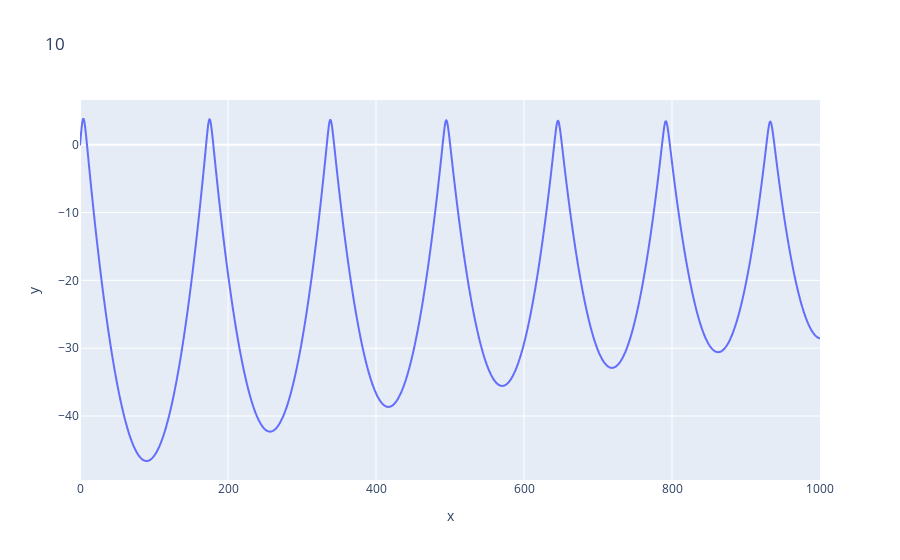
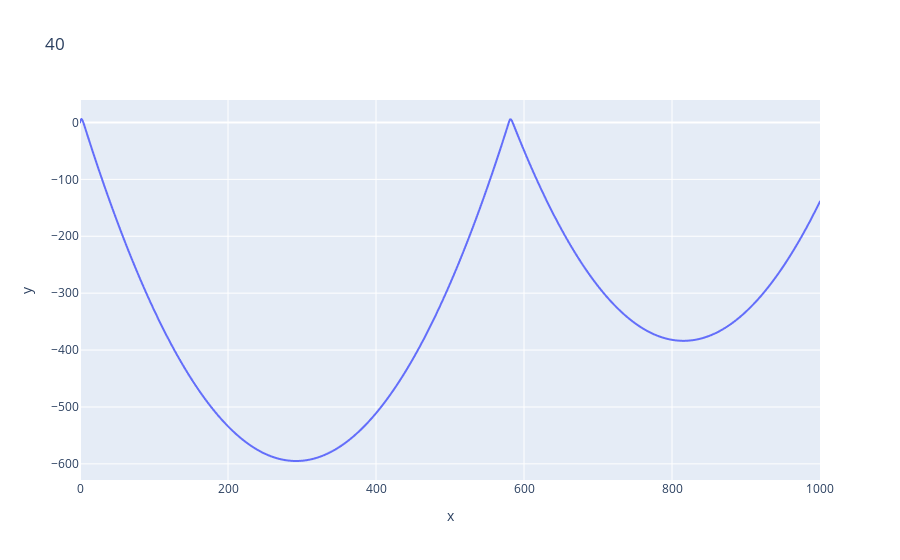
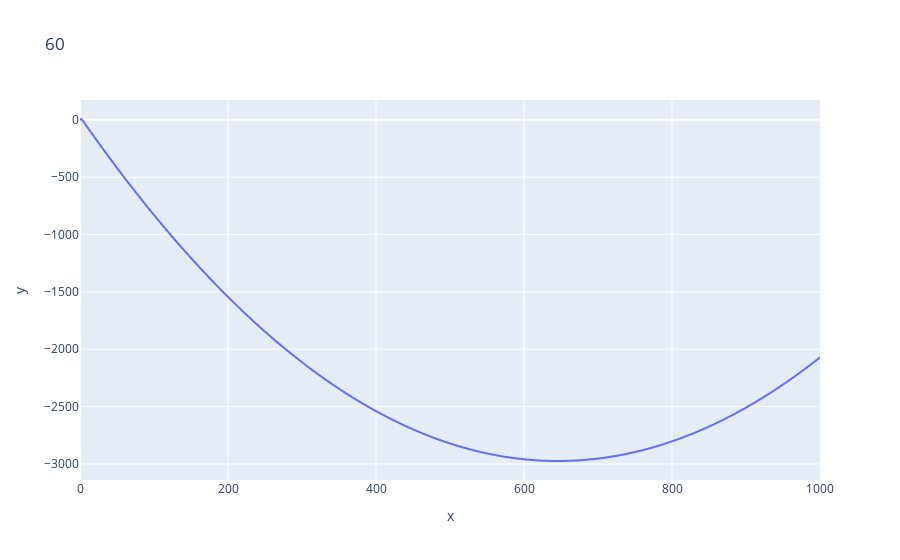

The notebook cell saved with these charts, in order:
### Markdown cell above
#### General example of solutions

### Code cell
for alpha in [10, 40, 60]:
    px.line(y=calc_bdf(0, 120, np.array((0, alpha)), 1000, f_calc_d1)[1][:, 0], title=str(alpha)).show()

### Figure 1 — Plotly figure (JSON) as saved in the notebook; plotly's stock layout.template omitted (floating-point values rounded to 4 significant figures; data arrays with more than 128 entries replaced by an {"elided": "..."} marker saying what was removed)
{"data": [{"hovertemplate": "x=%{x}<br>y=%{y}<extra></extra>", "legendgroup": "", "line": {"color": "#636efa", "dash": "solid"}, "marker": {"symbol": "circle"}, "mode": "lines", "name": "", "showlegend": false, "type": "scattergl", "x": {"elided": "1001 int values"}, "xaxis": "x", "y": {"elided": "1001 float values"}, "yaxis": "y"}], "layout": {"legend": {"tracegroupgap": 0}, "title": {"text": "10"}, "xaxis": {"anchor": "y", "domain": [0, 1], "title": {"text": "x"}}, "yaxis": {"anchor": "x", "domain": [0, 1], "title": {"text": "y"}}}}

### Figure 2 — Plotly figure (JSON) as saved in the notebook; plotly's stock layout.template omitted (floating-point values rounded to 4 significant figures; data arrays with more than 128 entries replaced by an {"elided": "..."} marker saying what was removed)
{"data": [{"hovertemplate": "x=%{x}<br>y=%{y}<extra></extra>", "legendgroup": "", "line": {"color": "#636efa", "dash": "solid"}, "marker": {"symbol": "circle"}, "mode": "lines", "name": "", "showlegend": false, "type": "scattergl", "x": {"elided": "1001 int values"}, "xaxis": "x", "y": {"elided": "1001 float values"}, "yaxis": "y"}], "layout": {"legend": {"tracegroupgap": 0}, "title": {"text": "40"}, "xaxis": {"anchor": "y", "domain": [0, 1], "title": {"text": "x"}}, "yaxis": {"anchor": "x", "domain": [0, 1], "title": {"text": "y"}}}}

### Figure 3 — Plotly figure (JSON) as saved in the notebook; plotly's stock layout.template omitted (floating-point values rounded to 4 significant figures; data arrays with more than 128 entries replaced by an {"elided": "..."} marker saying what was removed)
{"data": [{"hovertemplate": "x=%{x}<br>y=%{y}<extra></extra>", "legendgroup": "", "line": {"color": "#636efa", "dash": "solid"}, "marker": {"symbol": "circle"}, "mode": "lines", "name": "", "showlegend": false, "type": "scattergl", "x": {"elided": "1001 int values"}, "xaxis": "x", "y": {"elided": "1001 float values"}, "yaxis": "y"}], "layout": {"legend": {"tracegroupgap": 0}, "title": {"text": "60"}, "xaxis": {"anchor": "y", "domain": [0, 1], "title": {"text": "x"}}, "yaxis": {"anchor": "x", "domain": [0, 1], "title": {"text": "y"}}}}
